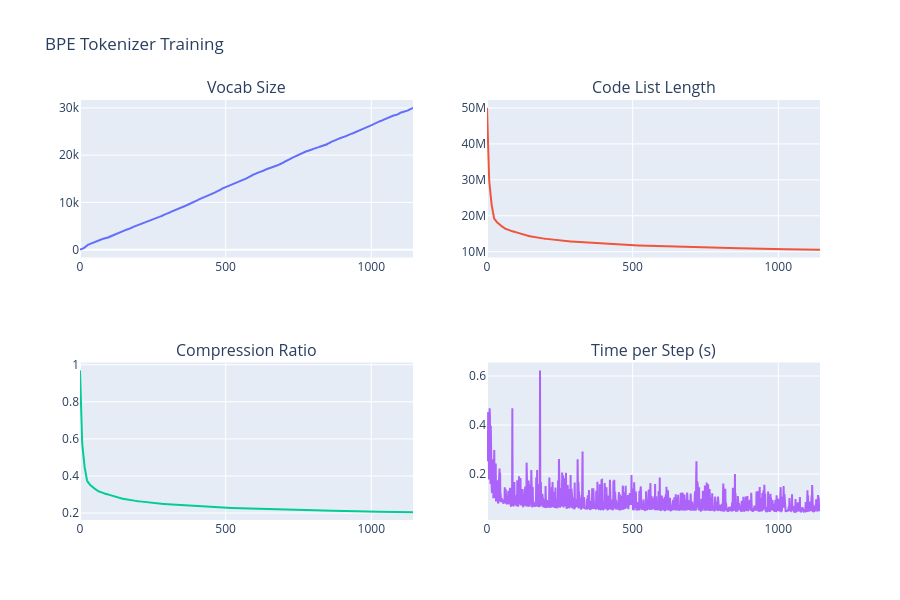

The notebook cell saved with this chart:
### Code cell
plot_df(df)

### Figure 1 — Plotly figure (JSON) as saved in the notebook; plotly's stock layout.template omitted (floating-point values rounded to 4 significant figures; data arrays with more than 128 entries replaced by an {"elided": "..."} marker saying what was removed)
{"data": [{"mode": "lines", "name": "Vocab Size", "type": "scatter", "x": {"elided": "1144 int values"}, "xaxis": "x", "y": {"elided": "1144 float values"}, "yaxis": "y"}, {"mode": "lines", "name": "Code List Length", "type": "scatter", "x": {"elided": "1144 int values"}, "xaxis": "x2", "y": {"elided": "1144 float values"}, "yaxis": "y2"}, {"mode": "lines", "name": "Compression Ratio", "type": "scatter", "x": {"elided": "1144 int values"}, "xaxis": "x3", "y": {"elided": "1144 float values"}, "yaxis": "y3"}, {"mode": "lines", "name": "Time per Step (s)", "type": "scatter", "x": {"elided": "1144 int values"}, "xaxis": "x4", "y": {"elided": "1144 float values"}, "yaxis": "y4"}], "layout": {"annotations": [{"font": {"size": 16}, "showarrow": false, "text": "Vocab Size", "x": 0.225, "xanchor": "center", "xref": "paper", "y": 1, "yanchor": "bottom", "yref": "paper"}, {"font": {"size": 16}, "showarrow": false, "text": "Code List Length", "x": 0.775, "xanchor": "center", "xref": "paper", "y": 1, "yanchor": "bottom", "yref": "paper"}, {"font": {"size": 16}, "showarrow": false, "text": "Compression Ratio", "x": 0.225, "xanchor": "center", "xref": "paper", "y": 0.375, "yanchor": "bottom", "yref": "paper"}, {"font": {"size": 16}, "showarrow": false, "text": "Time per Step (s)", "x": 0.775, "xanchor": "center", "xref": "paper", "y": 0.375, "yanchor": "bottom", "yref": "paper"}], "height": 600, "showlegend": false, "title": {"text": "BPE Tokenizer Training"}, "xaxis": {"anchor": "y", "domain": [0, 0.45]}, "xaxis2": {"anchor": "y2", "domain": [0.55, 1]}, "xaxis3": {"anchor": "y3", "domain": [0, 0.45]}, "xaxis4": {"anchor": "y4", "domain": [0.55, 1]}, "yaxis": {"anchor": "x", "domain": [0.625, 1]}, "yaxis2": {"anchor": "x2", "domain": [0.625, 1]}, "yaxis3": {"anchor": "x3", "domain": [0, 0.375]}, "yaxis4": {"anchor": "x4", "domain": [0, 0.375]}}}
